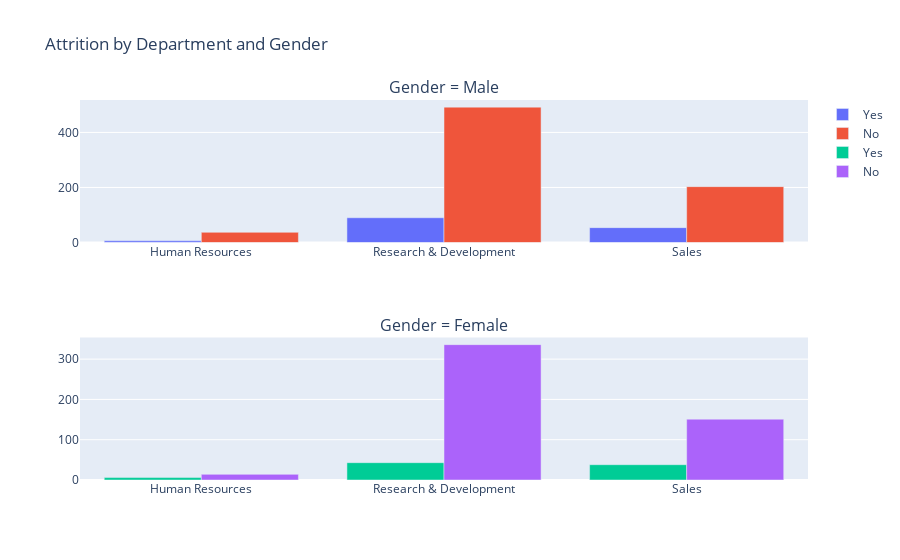

The notebook cell this image was saved under:
### Code cell
fig = make_subplots(rows=2, cols=1, specs=[[{"type": "bar"}], [{"type": "bar"}]], subplot_titles=('Gender = Male', 'Gender = Female'))
title = 'Attrition by Department and Gender'

# Bar Chart (Attrition, Gender = 'Male')
plot_df_male = df[df['Gender'] == 'Male'].groupby(['Department', 'Attrition']).size().unstack().reset_index()
x_male = plot_df_male['Department']
y_male_yes = plot_df_male['Yes'] 
y_male_no = plot_df_male['No'] 

fig.add_trace(go.Bar(x=x_male, y=y_male_yes, name='Yes'), row=1, col=1)
fig.add_trace(go.Bar(x=x_male, y=y_male_no, name='No'), row=1, col=1)

# Bar Chart (Attrition, Gender = 'Female')
plot_df_female = df[df['Gender'] == 'Female'].groupby(['Department', 'Attrition']).size().unstack().reset_index()
x_female = plot_df_female['Department']
y_female_yes = plot_df_female['Yes'] 
y_female_no = plot_df_female['No']

fig.add_trace(go.Bar(x=x_female, y=y_female_yes, name='Yes'), row=2, col=1)
fig.add_trace(go.Bar(x=x_female, y=y_female_no, name='No'), row=2, col=1)

fig.update_layout(title=title)
fig.show()

### Figure 1 — Plotly figure (JSON) as saved in the notebook; plotly's stock layout.template omitted (floating-point values rounded to 4 significant figures)
{"data": [{"name": "Yes", "type": "bar", "x": ["Human Resources", "Research & Development", "Sales"], "xaxis": "x", "y": [6, 90, 54], "yaxis": "y"}, {"name": "No", "type": "bar", "x": ["Human Resources", "Research & Development", "Sales"], "xaxis": "x", "y": [37, 492, 203], "yaxis": "y"}, {"name": "Yes", "type": "bar", "x": ["Human Resources", "Research & Development", "Sales"], "xaxis": "x2", "y": [6, 43, 38], "yaxis": "y2"}, {"name": "No", "type": "bar", "x": ["Human Resources", "Research & Development", "Sales"], "xaxis": "x2", "y": [14, 336, 151], "yaxis": "y2"}], "layout": {"annotations": [{"font": {"size": 16}, "showarrow": false, "text": "Gender = Male", "x": 0.5, "xanchor": "center", "xref": "paper", "y": 1, "yanchor": "bottom", "yref": "paper"}, {"font": {"size": 16}, "showarrow": false, "text": "Gender = Female", "x": 0.5, "xanchor": "center", "xref": "paper", "y": 0.375, "yanchor": "bottom", "yref": "paper"}], "title": {"text": "Attrition by Department and Gender"}, "xaxis": {"anchor": "y", "domain": [0, 1]}, "xaxis2": {"anchor": "y2", "domain": [0, 1]}, "yaxis": {"anchor": "x", "domain": [0.625, 1]}, "yaxis2": {"anchor": "x2", "domain": [0, 0.375]}}}
